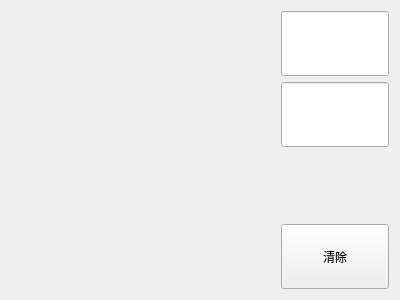
<?xml version="1.0" encoding="UTF-8"?>
<ui version="4.0">
 <class>RealtimeWidget</class>
 <widget class="QWidget" name="RealtimeWidget">
  <property name="geometry">
   <rect>
    <x>0</x>
    <y>0</y>
    <width>400</width>
    <height>300</height>
   </rect>
  </property>
  <property name="windowTitle">
   <string>Form</string>
  </property>
  <layout class="QHBoxLayout" name="horizontalLayout" stretch="1,0">
   <item>
    <widget class="DrawBoard" name="Board" native="true"/>
   </item>
   <item>
    <layout class="QVBoxLayout" name="verticalLayout">
     <item>
      <widget class="QLineEdit" name="editPred">
       <property name="sizePolicy">
        <sizepolicy hsizetype="Expanding" vsizetype="Expanding">
         <horstretch>0</horstretch>
         <verstretch>0</verstretch>
        </sizepolicy>
       </property>
       <property name="alignment">
        <set>Qt::AlignmentFlag::AlignCenter</set>
       </property>
       <property name="readOnly">
        <bool>true</bool>
       </property>
      </widget>
     </item>
     <item>
      <widget class="QLineEdit" name="editConf">
       <property name="sizePolicy">
        <sizepolicy hsizetype="Expanding" vsizetype="Expanding">
         <horstretch>0</horstretch>
         <verstretch>0</verstretch>
        </sizepolicy>
       </property>
       <property name="alignment">
        <set>Qt::AlignmentFlag::AlignCenter</set>
       </property>
       <property name="readOnly">
        <bool>true</bool>
       </property>
      </widget>
     </item>
     <item>
      <widget class="QLabel" name="labelPix">
       <property name="sizePolicy">
        <sizepolicy hsizetype="Expanding" vsizetype="Expanding">
         <horstretch>0</horstretch>
         <verstretch>0</verstretch>
        </sizepolicy>
       </property>
       <property name="text">
        <string/>
       </property>
       <property name="alignment">
        <set>Qt::AlignmentFlag::AlignCenter</set>
       </property>
      </widget>
     </item>
     <item>
      <widget class="QPushButton" name="btnClear">
       <property name="sizePolicy">
        <sizepolicy hsizetype="Expanding" vsizetype="Expanding">
         <horstretch>0</horstretch>
         <verstretch>0</verstretch>
        </sizepolicy>
       </property>
       <property name="text">
        <string>清除</string>
       </property>
      </widget>
     </item>
    </layout>
   </item>
  </layout>
 </widget>
 <customwidgets>
  <customwidget>
   <class>DrawBoard</class>
   <extends>QWidget</extends>
   <header>DrawBoard.h</header>
   <container>1</container>
  </customwidget>
 </customwidgets>
 <resources/>
 <connections/>
</ui>
